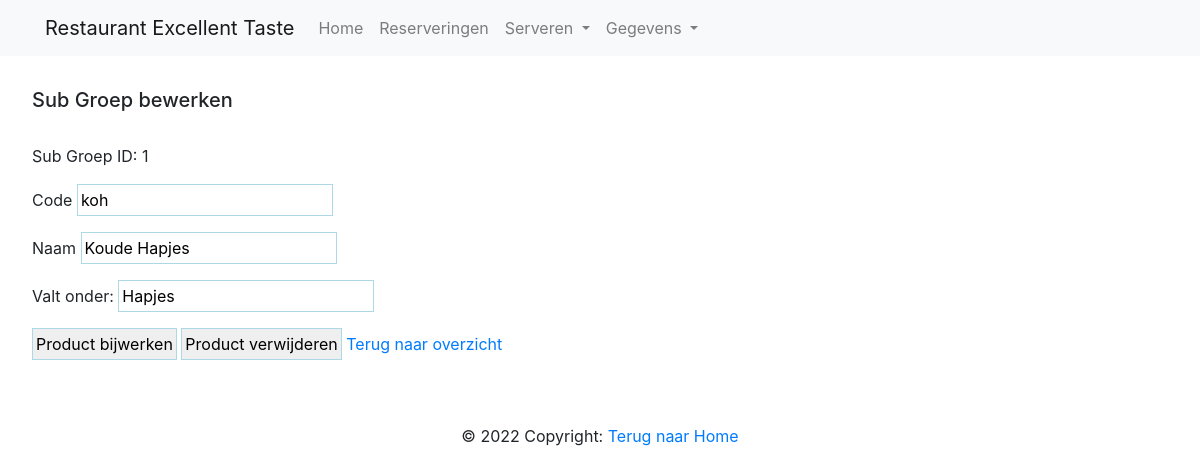
/index.php?page=editGerechtSubgroep&ID=1, run on the app's committed database.
### tables this page shows
CREATE TABLE `gerechtsoorten` (
  `ID` int(11) NOT NULL,
  `Code` varchar(255) DEFAULT NULL,
  `Naam` varchar(255) DEFAULT NULL,
  `Gerechtcategorie_ID` int(11) NOT NULL
);

CREATE TABLE `gerechtcategorien` (
  `ID` int(11) NOT NULL,
  `Code` varchar(255) DEFAULT NULL,
  `Naam` varchar(255) DEFAULT NULL
);

### DBconfig.php (called while the page is built, shortened)
<?php
class DB
{
    public $pdo;
    public function __construct($db, $username = NULL, $password = NULL, $host = '127.0.0.1', $port = 3306, $options = [])
    {
        $default_options = [
            PDO::ATTR_DEFAULT_FETCH_MODE => PDO::FETCH_ASSOC,
            PDO::ATTR_EMULATE_PREPARES => false,
            PDO::ATTR_ERRMODE => PDO::ERRMODE_EXCEPTION,
        ];
        $options = array_replace($default_options, $options);
        $dsn = "mysql:host=$host;dbname=$db;port=$port;charset=utf8mb4";
        try {
            $this->pdo = new \PDO($dsn, $username, $password, $options);
        } catch (\PDOException $e) {
            throw new \PDOException($e->getMessage(), (int)$e->getCode());
        }
    }
    public function run($sql, $args = NULL)
    {
        $stmt = $this->pdo->prepare($sql);
        $stmt->execute($args);
        return $stmt;
    }
}
?>

### pages/editGerechtSubgroep.php (the view, shortened to what this page needs)
<!DOCTYPE html>
<html lang="nl">
<head>
    <?php
    $GroepID = $_GET['ID'];
    $getGroep = $db->run('SELECT * FROM gerechtsoorten WHERE ID = ?', [$GroepID]);
    ?>
</head>
<body>
    <?php
    if ($getGroep->rowCount() > 0) {
        while ($fetch_groep = $getGroep->fetch(PDO::FETCH_ASSOC)) {
            $GroepId = $fetch_groep['ID'];
            $getNaamCato = $db->run('SELECT Naam FROM gerechtcategorien WHERE ID = ? LIMIT 1', [$fetch_groep['Gerechtcategorie_ID']])->fetch(PDO::FETCH_ASSOC);
            foreach ($getNaamCato as $fetch_Cato) {
                $CatoNaam = $fetch_Cato;
            }
    ?>
            <div class="content">
                <form method="POST">
                    <h5>Sub Groep bewerken</h5>
                    <br>
                    <p>Sub Groep ID: <?= $GroepId; ?></p>
                    <label for="code">Code</label>
                    <input type="text" required name="code" value="<?= $fetch_groep['Code']; ?>" />
                    <br>
                    <label for="naam">Naam</label>
                    <input type="text" required name="naam" value="<?= $fetch_groep['Naam']; ?>" />
                    <br>
                    <label for="cato">Valt onder: </label>
                    <input list="cato" required name="cato" value="<?= $CatoNaam; ?>">
                    <br>
                    <input type="submit" class="icon" id="submit" name="bewerken" value="Product bijwerken" />
                    <input type="submit" class="icon" id="submit" name="deleten" value="Product verwijderen" />
                    <a href="index.php?page=GerechtSubgroep">Terug naar overzicht</a>
                </form>
            </div>
    <?php
        }
    } else {
        echo '<p class="empty">Er zijn geen product gegevens gevonden</p> <a href="javascript:history.back()">Ga terug</a>';
    }
    ?>
</body>
</html>

### css/style.css (style rules this page uses)
* { margin:0; padding:0; box-sizing: border-box; outline: none; border:none; }
.content { padding:2rem; margin:0 auto; max-width: 1200px; }
input { margin-bottom: 1rem; padding: 3px; border: 1px solid lightblue; }

### data on the page
gerechtsoorten: ID "1", code "koh", naam "Koude Hapjes", cato "Hapjes"
